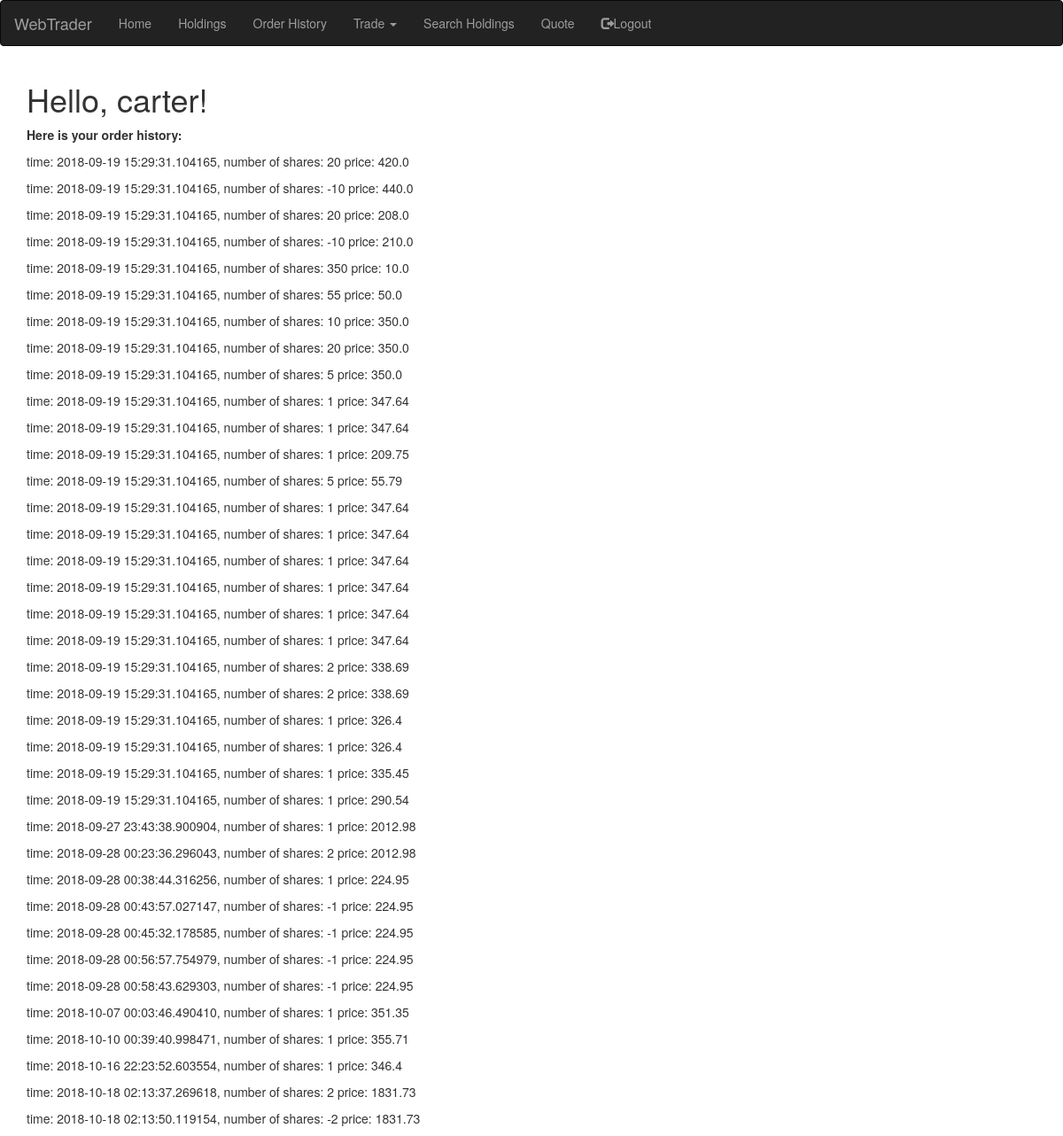
/orderhistory (signed in), run on an earlier commit of the app's database.
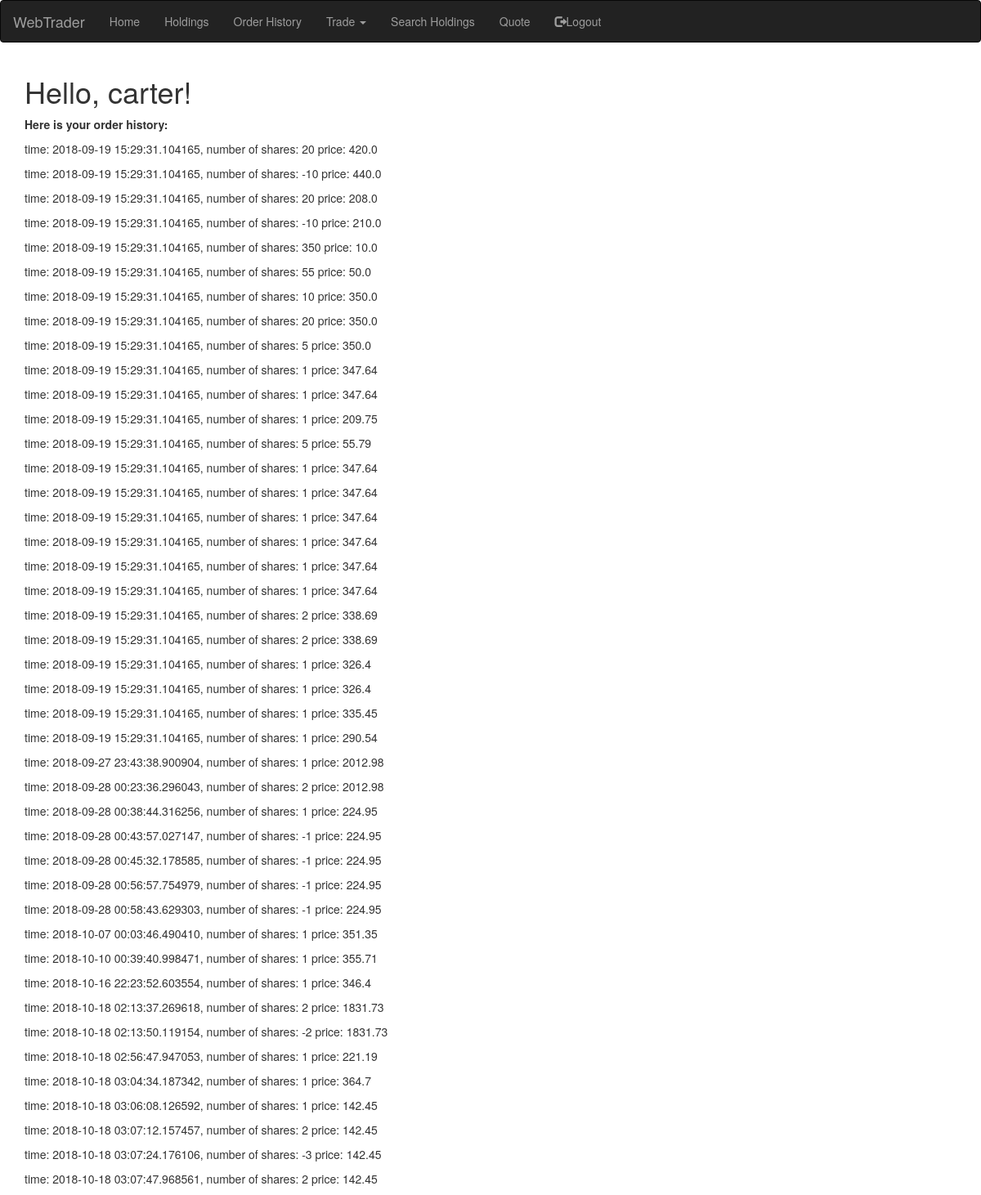
And on a later commit of the database.
### app/models.py (models this page shows, shortened)
class accounts(UserMixin, db.Model):
    id = db.Column(db.Integer, primary_key=True)
    username = db.Column(db.String(64), index=True, unique=True)
    email = db.Column(db.String(120), index=True, unique=True)
    password_hash = db.Column(db.String(128))
    balance=db.Column(db.Float)
    api_key=db.Column(db.Integer)
    holdings=db.relationship('holdings', backref='positions', lazy='dynamic')
    orders=db.relationship('orders', backref='order_history', lazy='dynamic')

class orders(db.Model):
    id = db.Column(db.Integer, primary_key=True)
    ticker_symbol=db.Column(db.String(20))
    last_price=db.Column(db.Float)
    trade_volume=db.Column(db.Integer)
    timestamp=db.Column(db.DateTime, index=True, default=datetime.utcnow)
    account_pk=db.Column(db.Integer, db.ForeignKey('accounts.id'))

### app/routes.py (the view)
@app.route('/orderhistory', methods=['GET'])
@login_required
def orderhistory():
    return render_template("orderhistory.html", title='Order History', orderhistory=get_orders(current_user))

### app/models.py (called while the page is built)
@login.user_loader
def load_user(id):
    return accounts.query.get(int(id))

### app/routes.py (called while the page is built)
def get_orders(current_user):
    currentuser = accounts.query.filter_by(username=current_user.username).first()
    account_pk=currentuser.id
    ordershistory=orders.query.filter_by(account_pk=account_pk).all()
    return ordershistory

### app/templates/orderhistory.html
{% extends "base.html" %}
{% import 'bootstrap/wtf.html' as wtf %}
{% block app_content %}
    <h1>Hello, {{ current_user.username }}!</h1>
    <div><p><b>Here is your order history:</b></p></div>
    {% for orders in orderhistory %}
    <div><p>time: {{ orders.timestamp }}, number of shares: {{ orders.trade_volume }} price: {{ orders.last_price }}</p></div>
    {% endfor %}
{% endblock %}

### app/templates/base.html (shortened to what this page needs)
{% extends 'bootstrap/base.html' %}
{% block navbar %}
    <nav class="navbar navbar-inverse">
        <div class="container-fluid">
            <div class="navbar-default">
                <a class="navbar-brand" href="{{ url_for('index') }}">WebTrader</a>
            </div>
            <div class="collapse navbar-collapse" id="bs-example-navbar-collapse-1">
                <ul class="nav navbar-nav navbar-left">
                    <li><a href="{{ url_for('index') }}">Home</a></li>
                    {% if current_user.is_anonymous %}
                    <li><a href="{{ url_for('login') }}"><span class="glyphicon glyphicon-log-in"></span>Login</a></li>
                    <li><a href="{{ url_for('register') }}"><span class="glyphicon glyphicon-user"></span>Register</a></li>
                    {% else %}
                    <li><a href="{{ url_for('uholdings') }}">Holdings</a></li>
                    <li><a href="{{ url_for('orderhistory') }}">Order History</a></li>
                    <li class="dropdown">
                        <a class="dropdown-toggle" data-toggle="dropdown" href="#">Trade
                        <span class="caret"></span></a>
                    </li>
                    <li><a href="{{ url_for('specificholding') }}">Search Holdings</a></li>
                    <li><a href="{{ url_for('pricequote') }}">Quote</a></li>
                    <li class="nav navbar-nav navbar-left"><a href="{{ url_for('logout') }}"><span class="glyphicon glyphicon-log-out"></span>Logout</a></li>
                    {% endif %}
                </ul>
            </div>
        </div>
    </nav>
{% endblock %}
{% block content %}
    <div class="container">
        {% block app_content %}{% endblock %}
    </div>
{% endblock %}

What changed in the data, as far as the page shows it:
added orders: timestamp "2018-10-18 02:56:47.947053", trade_volume "1", last_price "221.19"
added orders: timestamp "2018-10-18 03:04:34.187342", trade_volume "1", last_price "364.7"
added orders: timestamp "2018-10-18 03:06:08.126592", trade_volume "1", last_price "142.45"
added orders: timestamp "2018-10-18 03:07:12.157457", trade_volume "2", last_price "142.45"
added orders: timestamp "2018-10-18 03:07:24.176106", trade_volume "-3", last_price "142.45"
added orders: timestamp "2018-10-18 03:07:47.968561", trade_volume "2", last_price "142.45"
